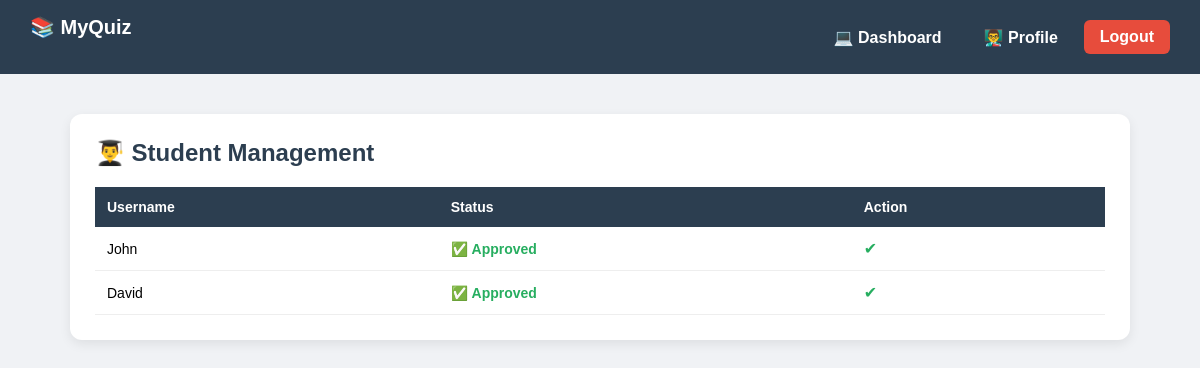
/accounts/teacher/students/ (signed in), run on an earlier commit of the app's database.
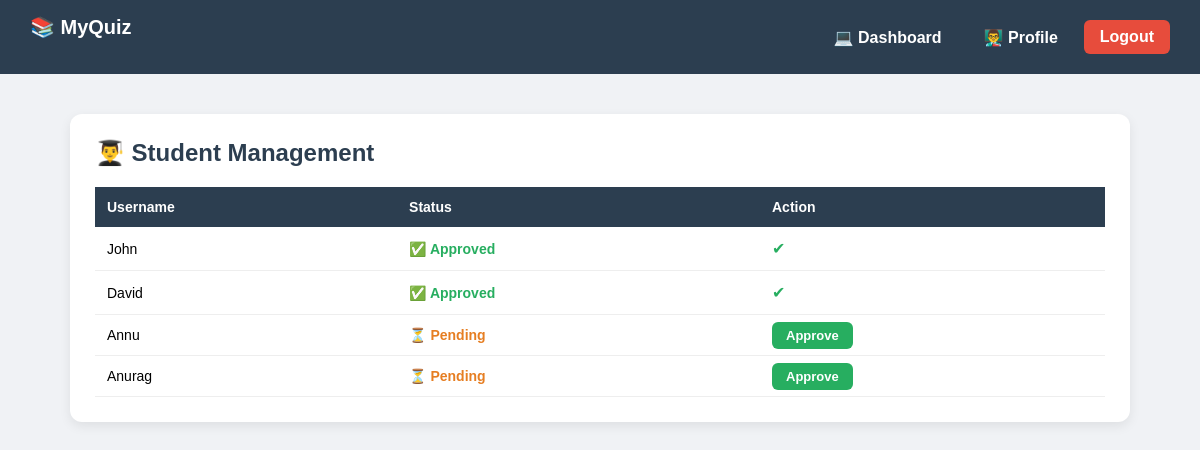
And on a later commit of the database.
### accounts/models.py (models this page shows, shortened)
class User(AbstractUser):
    ROLE_CHOICES = (
        ("teacher", "Teacher"),
        ("student", "Student"),
    )
    role = models.CharField(max_length=10, choices=ROLE_CHOICES)
    is_approved = models.BooleanField(default=False)

### accounts/views.py (the view)
# urls.py: path("teacher/students/", views.manage_students, name="manage_students"),
@login_required
def manage_students(request):
    if request.user.role != "teacher":
        return redirect("login")
    students = User.objects.filter(role="student")
    return render(request, "accounts/manage_students.html", {"students": students})

### templates/accounts/manage_students.html (shortened to what this page needs)
{% extends 'base.html' %}
{% block content %}
<div class="card">
    <h2>👨‍🎓 Student Management</h2>
    {% if students %}
    <table>
        <tr>
            <th>Username</th>
            <th>Status</th>
            <th>Action</th>
        </tr>
        {% for student in students %}
        <tr>
            <td>{{ student.username }}</td>
            <td>
                {% if student.is_approved %}
                    <span class="status-approved">✅ Approved</span>
                {% else %}
                    <span class="status-pending">⏳ Pending</span>
                {% endif %}
            </td>
            <td>
                {% if not student.is_approved %}
                    <a href="{% url 'approve_student' student.id %}" class="btn-approve">
                        Approve
                    </a>
                {% else %}
                    <span class="check">✔</span>
                {% endif %}
            </td>
        </tr>
        {% endfor %}
    </table>
    {% else %}
        <div class="empty">
            🚫 No students found
        </div>
    {% endif %}
</div>
{% endblock %}

What changed in the data, as far as the page shows it:
added User: username "Annu", is_approved "⏳ Pending"
added User: username "Anurag", is_approved "⏳ Pending"
